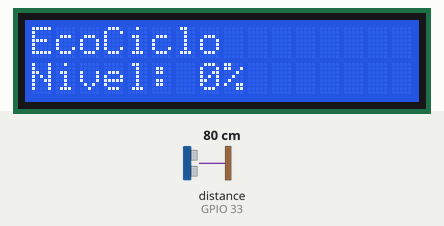
The sketch below on a simulated ESP32. Parts: 16×2 character LCD. Wiring (inferred from the names in the program): ultrasonic range finder: trigger GPIO 25; echo GPIO 33. Inputs (shaded band) come from the test bench; at power-on: distance to the obstacle (sensor on GPIO 33) 80 cm. The echo pulse lasts 58.3 µs per cm; WiFi joins after 1.5 s; servers stay silent unless stated; uploads are accepted with an empty reply; what the sketch prints to the serial monitor is not drawn.

Above: at 4.3 s.
4.4 s: distance to the obstacle (sensor on GPIO 33) set to 2 cm
At 6.7 s:
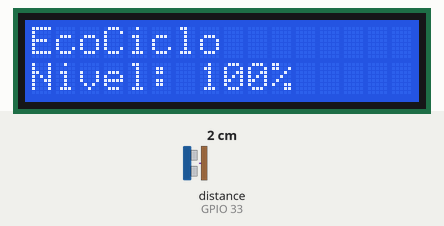
7.1 s: distance to the obstacle (sensor on GPIO 33) set to 9 cm
At 8.2 s:
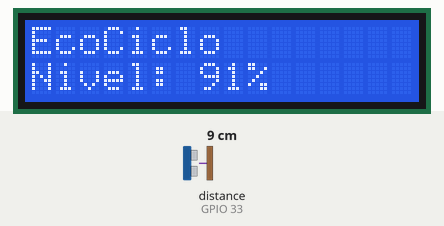
9.1 s: distance to the obstacle (sensor on GPIO 33) set to 18 cm
At 10.9 s:
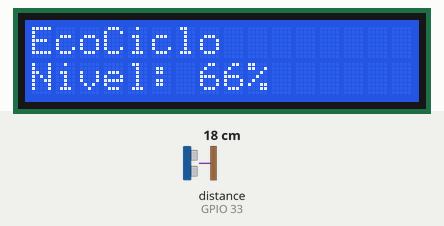
Timing chart, 0 to 12.4 s (numbered marks = the images above; inputs shaded):
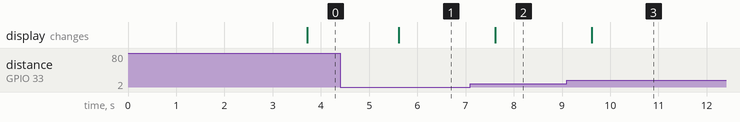

Measured:
- after the input at 4.4 s, the display: changes after 1.2 s (image 1)
- after the input at 7.1 s, the display: changes after 0.51 s (image 2)
- after the input at 9.1 s, the display: changes after 0.51 s (image 3)

The sketch:

sketch.ino
```cpp
#include <WiFi.h>
#include <HTTPClient.h>
#include <Wire.h>
#include <LiquidCrystal_I2C.h>

#define TRIG 25
#define ECHO 33

#define LCD_ADDRESS 0x27
#define LCD_COLS 16
#define LCD_ROWS 2

LiquidCrystal_I2C lcd(LCD_ADDRESS, LCD_COLS, LCD_ROWS);

const char* ssid = "Cesar Batista";
const char* password = "2505300427";

// TOKEN da placa cadastrado no banco
const char* deviceToken = "TOKEN123";

// URL correta do seu receber.php
const char* serverName = "http://192.168.100.72/PI-4-Semestre/EcoCiclo/controllers/receber.php";

// Calibração da lixeira
float distanciaVazia = 40.0; // cm
float distanciaCheia = 5.0;  // cm

// Intervalos
const unsigned long SENSOR_INTERVAL_MS = 500;
const unsigned long LCD_INTERVAL_MS = 2000;
const unsigned long SERVER_INTERVAL_MS = 10000; // 10 segundos
const unsigned long WIFI_RETRY_INTERVAL_MS = 10000;

// Controle de tempo
unsigned long lastSensorRead = 0;
unsigned long lastLcdUpdate = 0;
unsigned long lastServerSend = 0;
unsigned long lastWifiRetry = 0;

// Estado atual
float distanciaAtual = -1.0;
int porcentagemAtual = -1;
bool sinalValidoAtual = false;

long medirDistancia() {
  digitalWrite(TRIG, LOW);
  delayMicroseconds(2);

  digitalWrite(TRIG, HIGH);
  delayMicroseconds(10);
  digitalWrite(TRIG, LOW);

  long duracao = pulseIn(ECHO, HIGH, 30000);

  if (duracao == 0) {
    return -1;
  }

  long distancia = duracao * 0.034 / 2.0;
  return distancia;
}

long mediaDistancia(int amostras) {
  long soma = 0;
  int validas = 0;

  for (int i = 0; i < amostras; i++) {
    long d = medirDistancia();
    if (d > 0) {
      soma += d;
      validas++;
    }
    delay(30);
  }

  if (validas == 0) {
    return -1;
  }

  return soma / validas;
}

int calcularPorcentagem(float distancia) {
  if (distancia < 0) {
    return -1;
  }

  float porcentagem = ((distanciaVazia - distancia) / (distanciaVazia - distanciaCheia)) * 100.0;

  if (porcentagem < 0) porcentagem = 0;
  if (porcentagem > 100) porcentagem = 100;

  return (int)round(porcentagem);
}

void conectarWiFi() {
  if (WiFi.status() == WL_CONNECTED) {
    return;
  }

  Serial.print("Conectando ao Wi-Fi");
  WiFi.begin(ssid, password);

  unsigned long inicio = millis();
  while (WiFi.status() != WL_CONNECTED && millis() - inicio < 10000) {
    delay(500);
    Serial.print(".");
  }

  Serial.println();

  if (WiFi.status() == WL_CONNECTED) {
    Serial.println("Wi-Fi conectado!");
    Serial.print("IP da ESP32: ");
    Serial.println(WiFi.localIP());
  } else {
    Serial.println("Falha ao conectar no Wi-Fi.");
  }
}

void manterWiFi() {
  if (WiFi.status() == WL_CONNECTED) {
    return;
  }

  unsigned long agora = millis();
  if (agora - lastWifiRetry >= WIFI_RETRY_INTERVAL_MS) {
    lastWifiRetry = agora;
    Serial.println("Tentando reconectar ao Wi-Fi...");
    WiFi.disconnect();
    WiFi.begin(ssid, password);
  }
}

void atualizarLCD() {
  lcd.clear();

  lcd.setCursor(0, 0);
  lcd.print("EcoCiclo");

  lcd.setCursor(0, 1);
  if (!sinalValidoAtual || porcentagemAtual < 0) {
    lcd.print("Sem leitura");
    return;
  }

  lcd.print("Nivel: ");
  lcd.print(porcentagemAtual);
  lcd.print("%");
}

bool enviarDadosServidor(float distancia, int porcentagem, bool sinalValido) {
  if (WiFi.status() != WL_CONNECTED) {
    Serial.println("Wi-Fi desconectado. Nao foi possivel enviar.");
    return false;
  }

  HTTPClient http;
  http.begin(serverName);
  http.addHeader("Content-Type", "application/x-www-form-urlencoded");

  String dados = "device_token=" + String(deviceToken) +
                 "&distancia=" + String(distancia, 2) +
                 "&porcentagem=" + String(porcentagem) +
                 "&sinal_valido=" + String(sinalValido ? 1 : 0);

  int httpResponseCode = http.POST(dados);

  Serial.print("HTTP Response code: ");
  Serial.println(httpResponseCode);

  if (httpResponseCode > 0) {
    String resposta = http.getString();
    Serial.print("Resposta do servidor: ");
    Serial.println(resposta);
    http.end();
    return true;
  }

  Serial.println("Erro ao enviar dados para o servidor.");
  http.end();
  return false;
}

void setup() {
  Serial.begin(115200);

  pinMode(TRIG, OUTPUT);
  pinMode(ECHO, INPUT);

  Wire.begin(21, 22);
  lcd.init();
  lcd.backlight();
  lcd.clear();
  lcd.setCursor(0, 0);
  lcd.print("EcoCiclo");
  lcd.setCursor(0, 1);
  lcd.print("Inicializando");

  conectarWiFi();

  lastSensorRead = millis();
  lastLcdUpdate = millis();
  lastServerSend = millis();
}

void loop() {
  unsigned long agora = millis();

  manterWiFi();

  if (agora - lastSensorRead >= SENSOR_INTERVAL_MS) {
    lastSensorRead = agora;

    long distanciaLida = mediaDistancia(3);

    if (distanciaLida > 0) {
      distanciaAtual = (float)distanciaLida;
      porcentagemAtual = calcularPorcentagem(distanciaAtual);
      sinalValidoAtual = true;

      Serial.print("Distancia: ");
      Serial.print(distanciaAtual);
      Serial.print(" cm | Nivel: ");
      Serial.print(porcentagemAtual);
      Serial.println("%");
    } else {
      sinalValidoAtual = false;
      porcentagemAtual = -1;
      distanciaAtual = -1;
      Serial.println("Sem eco / fora de alcance");
    }
  }

  if (agora - lastLcdUpdate >= LCD_INTERVAL_MS) {
    lastLcdUpdate = agora;
    atualizarLCD();
  }

  if (agora - lastServerSend >= SERVER_INTERVAL_MS) {
    lastServerSend = agora;

    if (sinalValidoAtual && porcentagemAtual >= 0) {
      enviarDadosServidor(distanciaAtual, porcentagemAtual, sinalValidoAtual);
    } else {
      Serial.println("Leitura invalida. Envio ignorado.");
    }
  }
}
```
